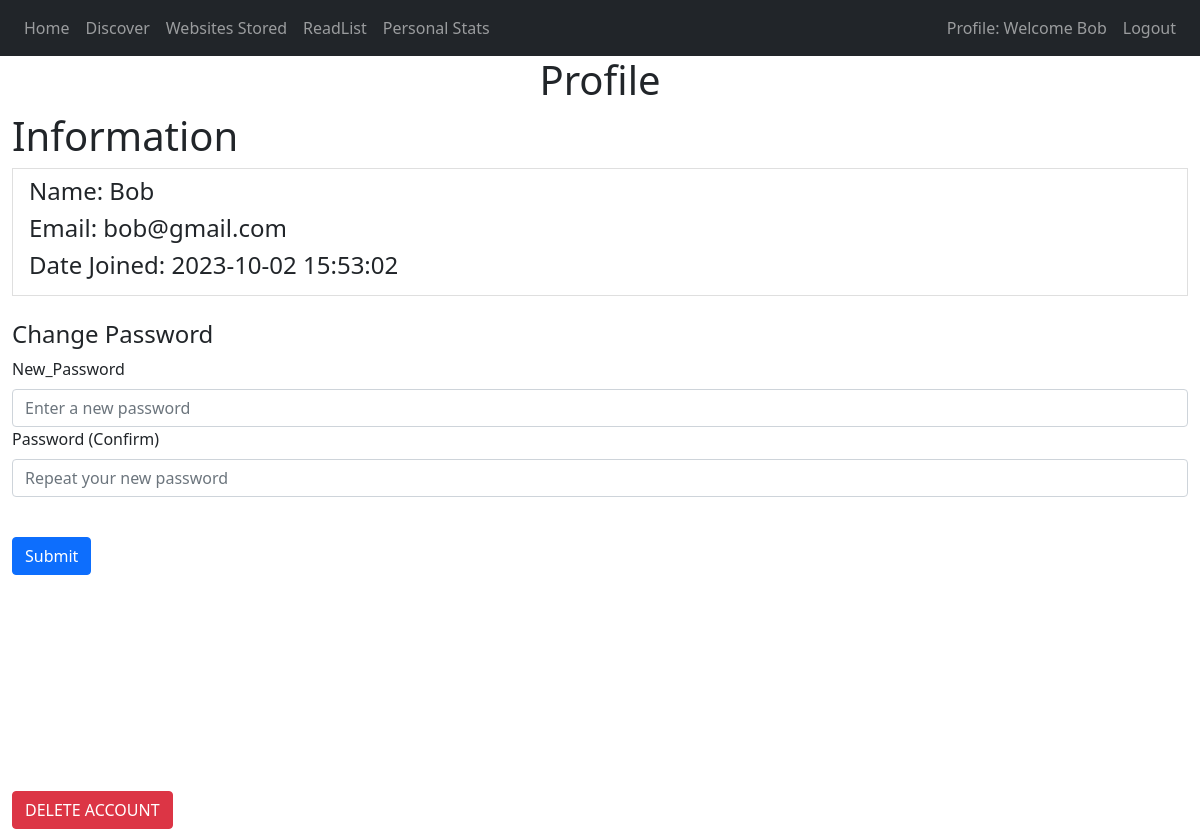
The app's page /profile (signed in) with its own data.
### website/db_models.py (models this page shows)
class User(db.Model, UserMixin):
    id = db.Column(db.Integer, primary_key=True)
    email = db.Column(db.String(150), unique=True)
    password = db.Column(db.String(150))
    username = db.Column(db.String(150))
    date_signed_up = db.Column(db.DateTime(timezone=True), default=func.now())
    feeds = db.relationship('RSS_Data')
    liked = db.relationship('Readlist')

### website/auth.py (the view, shortened to what this page needs)
@auth.route('/profile', methods=['GET', 'POST'])
@login_required
def profile():
    return render_template("profile.html", user=current_user)

### website/__init__.py (called while the page is built)
def create_app():
    app = Flask(__name__)
    app.config['SECRET_KEY'] = 'sadads asdasgf asddf'
    app.config['SQLALCHEMY_DATABASE_URI'] = f'sqlite:///{DB_NAME}'
    db.init_app(app)
    from .views import views
    from .auth import auth
    app.register_blueprint(views, url_prefix='/')
    app.register_blueprint(auth, url_prefix='/')
    from .db_models import User
    with app.app_context():
        db.create_all()
    login_manager = LoginManager()
    login_manager.login_view = 'auth.login'
    login_manager.init_app(app)
    @login_manager.user_loader
    def load_user(id):
        return User.query.get(int(id))
    return app

### website/templates/profile.html (shortened to what this page needs)
{% extends "base.html" %}
{% block content %}
    <h1 style="text-align: center">Profile</h1>
    <h1>Information</h1>
    <li class="list-group-item">
        <h4>Name: {{ user.username }}</h4>
        <h4>Email: {{ user.email }}</h4>
        <h4>Date Joined: {{ user.date_signed_up }}</h4>
    </li>
    <br/>
    <h4>Change Password</h4>
    <form method="POST">
        <div>
            <label for="password_1">New_Password</label>
            <input type="password" class="form-control" id="password_1" name="password_1" placeholder="Enter a new password"/>
        </div>
        <div class="form-group">
            <label for="password_2">Password (Confirm)</label>
            <input type="password" class="form-control" id="password_2" name="password_2" placeholder="Repeat your new password"/>
        </div>
        <br />
        <button type="submit" class="btn btn-primary">Submit</button>
    </form>
    <br/>
    <br/>
    <br/>
    <br/>
    <br/>
    <br/>
    <br/>
    <br/>
    <br/>
    <div>
        <form action="/delete-account" method="POST">
                <button name="delete_account" class="btn btn-danger" type="submit">
                    DELETE ACCOUNT
                </button>
        </form>
    </div>
{% endblock %}

### website/templates/base.html (shortened to what this page needs)
<!DOCTYPE html>
<html lang="en">
<head>
    <link rel="stylesheet" href="https://stackpath.bootstrapcdn.com/bootstrap/4.4.1/css/bootstrap.min.css"
>
    <link href="https://cdn.jsdelivr.net/npm/bootstrap@5.0.1/dist/css/bootstrap.min.css" rel="stylesheet">
</head>
<body>
<nav class="navbar navbar-expand-lg navbar-dark bg-dark">
    <div class="collapse navbar-collapse" id="navbar">
        <div class="navbar-nav">
            {% if user.is_authenticated %}
                <a class="nav-item nav-link" id="home" href="/">Home</a>
                <a class="nav-item nav-link" id="discover" href="/discover">Discover</a>
                <a class="nav-item nav-link" id="add_links" href="/add_links">Websites Stored</a>
                <a class="nav-item nav-link" id="read_later" href="/read_later">ReadList</a>
                <a class="nav-item nav-link" id="user_stats" href="/user_stats">Personal Stats</a>
            {% else %}
                <a class="nav-item nav-link" id="login" href="/login">Login</a>
                <a class="nav-item nav-link" id="signUp" href="/sign-up">Sign Up</a>
            {% endif %}
        </div>
        {% if user.is_authenticated %}
            <div class="navbar-nav ms-auto">
                <a class="nav-item nav-link " id="profile" href="/profile">Profile: Welcome {{ user.username }}</a>
            <a class="nav-item nav-link" id="logout" href="/logout">Logout</a>
            </div>
        {% endif %}
    </div>
</nav>
<div class="container-fluid">
    {% block content %}{% endblock %}
</div>
</body>
</html>

### records on screen
User: username "Bob", email "bob@gmail.com", date_signed_up "2023-10-02 15:53:02"
